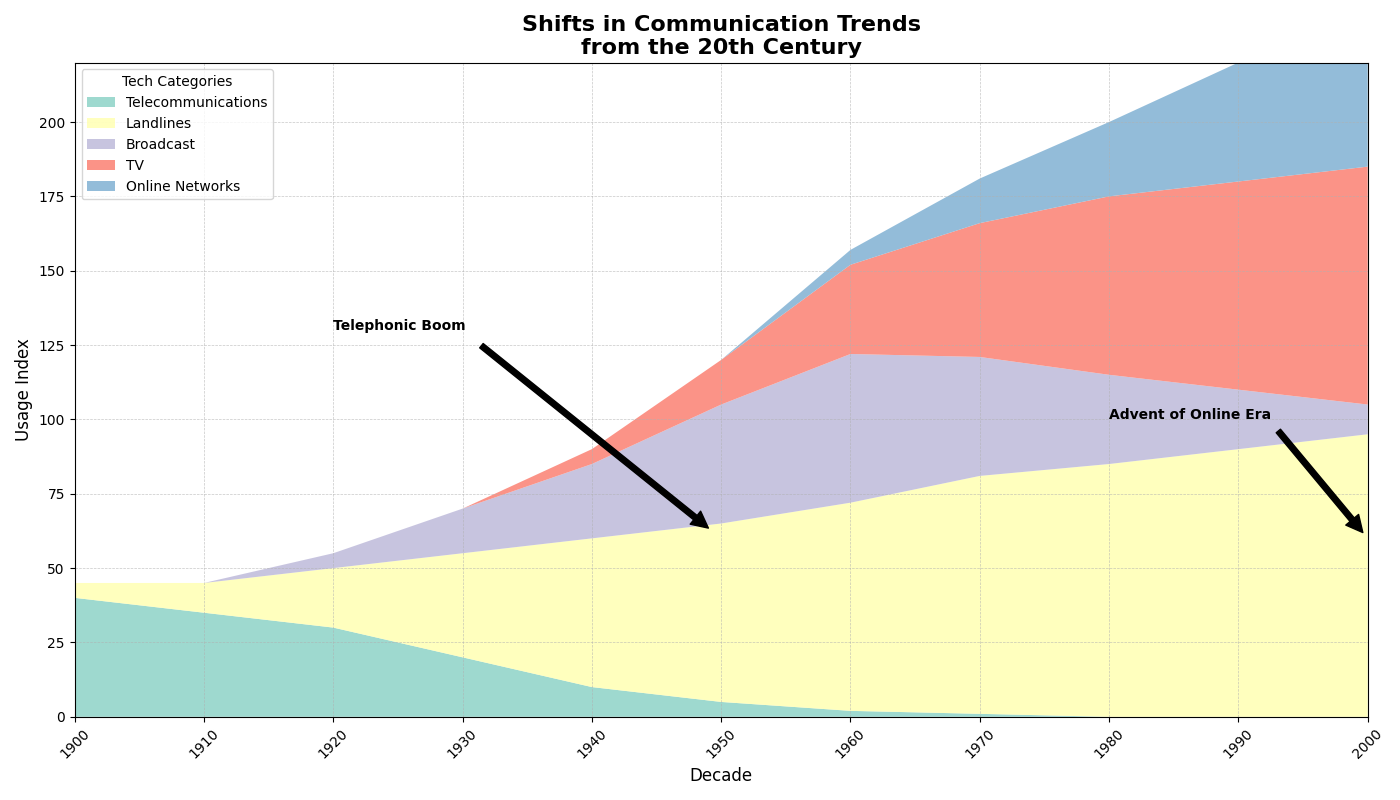

Recreate this plot in Python.
import matplotlib.pyplot as plt
import numpy as np

years = np.arange(1900, 2010, 10)

telegrams = np.array([40, 35, 30, 20, 10, 5, 2, 1, 0, 0, 0])
telephones = np.array([5, 10, 20, 35, 50, 60, 70, 80, 85, 90, 95])
radio = np.array([0, 0, 5, 15, 25, 40, 50, 40, 30, 20, 10])
television = np.array([0, 0, 0, 0, 5, 15, 30, 45, 60, 70, 80])
internet = np.array([0, 0, 0, 0, 0, 0, 5, 15, 25, 40, 60])

data = np.array([telegrams, telephones, radio, television, internet])

plt.figure(figsize=(14, 8))
plt.stackplot(years, data, labels=['Telecommunications', 'Landlines', 'Broadcast', 'TV', 'Online Networks'], 
              colors=['#8dd3c7', '#ffffb3', '#bebada', '#fb8072', '#80b1d3'], alpha=0.85)

plt.title('Shifts in Communication Trends\nfrom the 20th Century', fontsize=16, fontweight='bold')
plt.xlabel('Decade', fontsize=12)
plt.ylabel('Usage Index', fontsize=12)
plt.xlim(years[0], years[-1])
plt.ylim(0, 220)

plt.grid(True, linestyle='--', linewidth=0.5, alpha=0.7)

plt.legend(loc='upper left', fontsize=10, title="Tech Categories")

plt.xticks(years, rotation=45)

plt.annotate('Telephonic Boom', xy=(1950, 60), xytext=(1920, 130),
             arrowprops=dict(facecolor='black', shrink=0.05), fontsize=10, fontweight='bold')
plt.annotate('Advent of Online Era', xy=(2000, 60), xytext=(1980, 100),
             arrowprops=dict(facecolor='black', shrink=0.05), fontsize=10, fontweight='bold')

plt.tight_layout()
plt.show()
